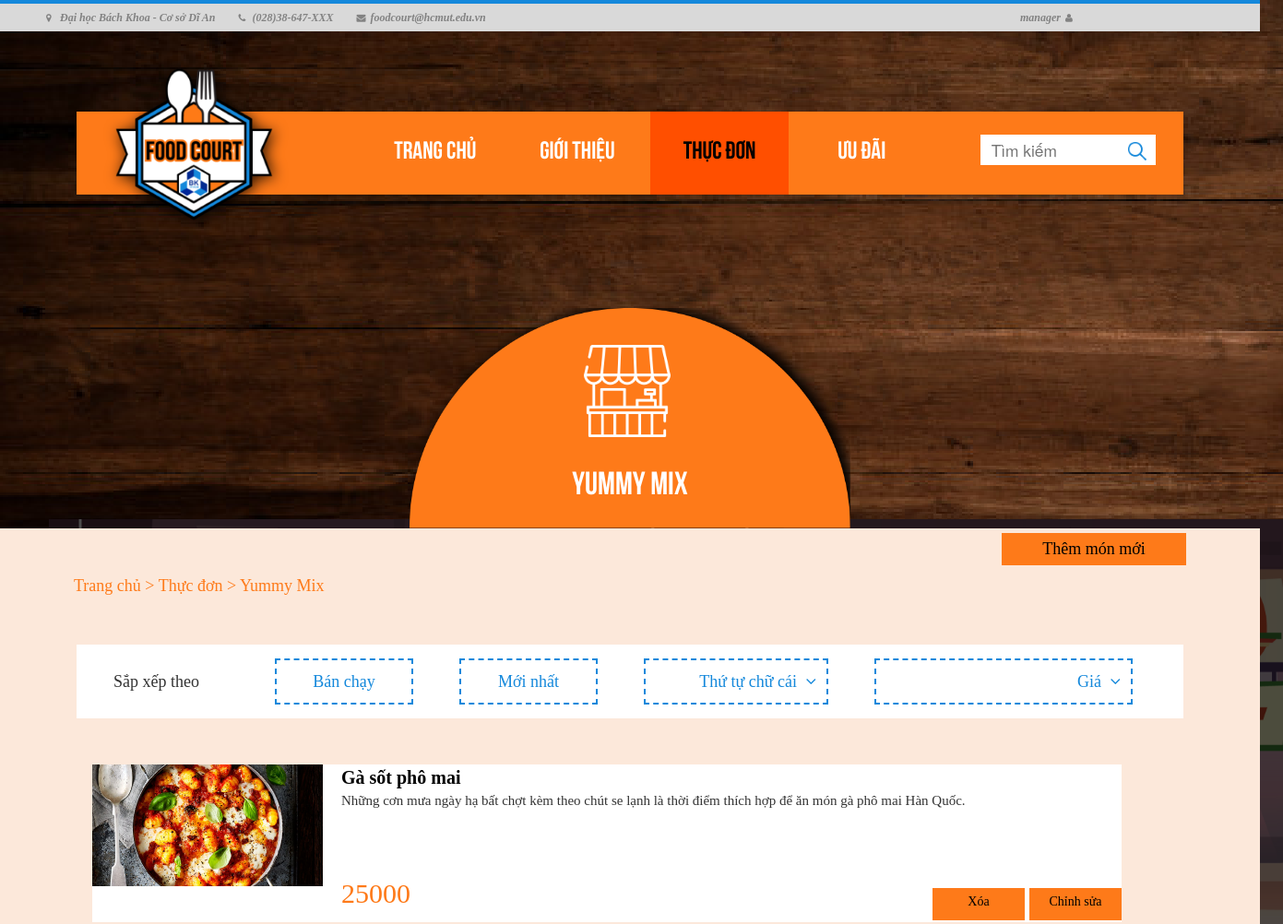
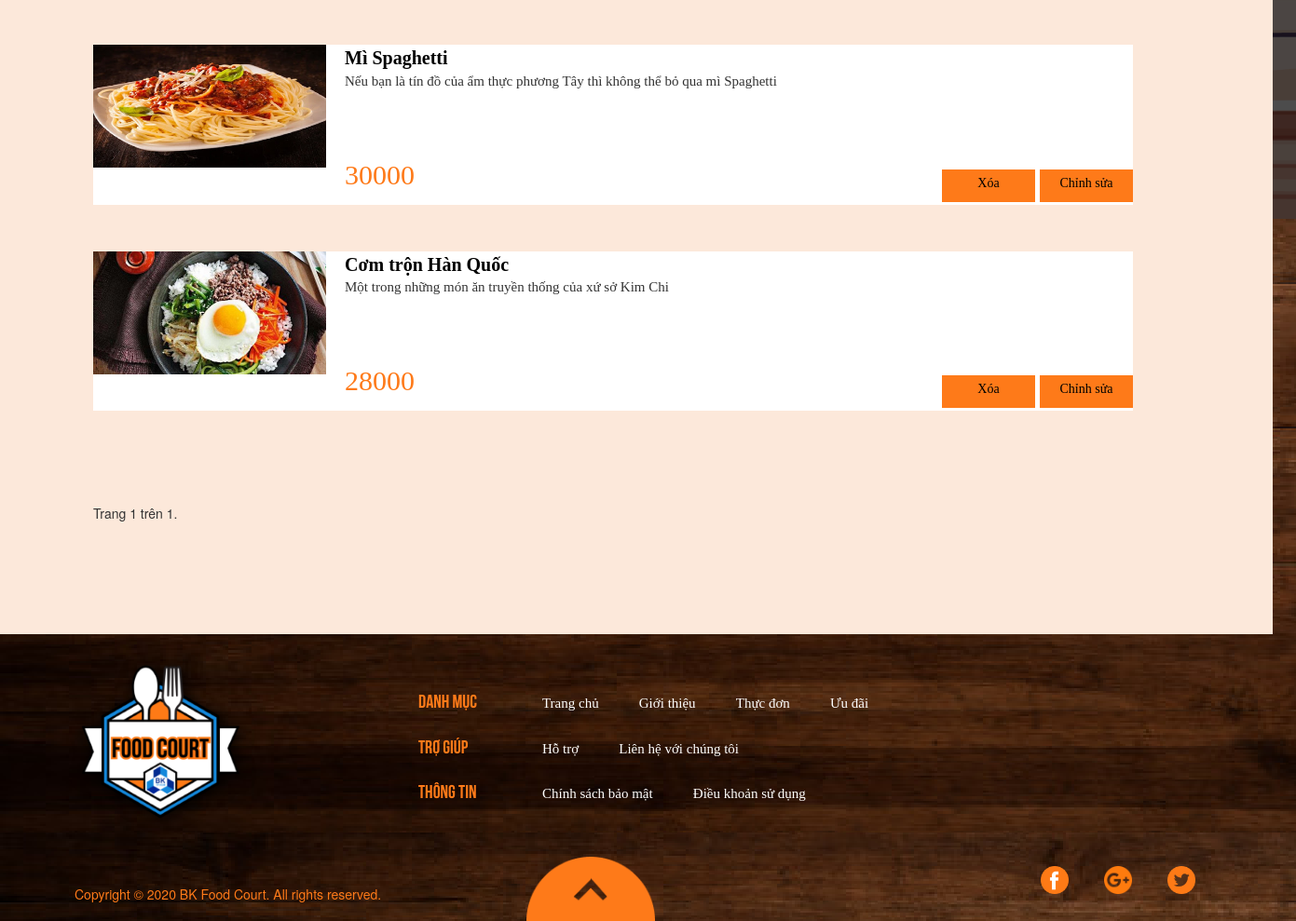
/stall-menu/1/ (signed in), run on the app's committed database (2 pictures, top to bottom).
### webapp/models.py (models this page shows, shortened)
class Menu(models.Model):
    stallname = models.CharField(max_length=500)
    owner = models.CharField(max_length=50, blank=True)
    contact_phone = models.CharField(max_length=20, blank=True)
    def get_absolute_url(self):
        return reverse("stall-menu",kwargs={"id":self.id})

class Item(models.Model):
    name = models.CharField(max_length=500)
    image = models.ImageField(default='default.png', upload_to='profile_pics')
    description = models.TextField(blank=True, max_length=300)
    price = models.DecimalField(max_digits=8, decimal_places=0)
    available = models.BooleanField(default=True)
    belongs_to_stall = models.ForeignKey(Menu, on_delete=models.CASCADE)
    def get_absolute_url(self):
        return reverse("item-info",kwargs={"id":self.id})

### webapp/views.py (the view)
# urls.py: path('stall-menu/<int:id>/', web_views.menustall, name='stall-menu'),
def menustall(request, id):
    stall = get_object_or_404(Menu, id=id)
    if request.user.is_authenticated:
        order, created = Order.objects.get_or_create(order_by=request.user, status="ONGOING")
    else:
        order = "none"
    items = Item.objects.filter(belongs_to_stall=stall)
    query_list = items
    query = request.GET.get('query')
    if query:
        query_list = query_list.filter(name__icontains=query)
    if len(query_list) == 0 or query == "":
        none = 'True'
    else:
        none = 'False'
    paginator = Paginator(query_list, 10)
    page_number = request.GET.get('page')
    page_obj = paginator.get_page(page_number)
    context = {
        'none' : none,
        'stall': stall,
        'order' : order,
        'page_obj': page_obj
    }
    return render(request, 'webapp/menustall.html', context)

### webapp/templates/webapp/menustall.html (shortened to what this page needs)
{% load static %}
<!DOCTYPE html>
<html>
    <head>
        <link rel="stylesheet" type="text/css" href="{% static 'webapp/styles/menustall.css' %}">
        <link rel="stylesheet" href="{% static 'webapp/styles/bootstrap.min.css' %}">
        <link rel="stylesheet" href="{% static 'webapp/styles/font-awesome.min.css' %}">
        <link rel="stylesheet" href="https://unpkg.com/purecss@2.0.3/build/pure-min.css">
        <link rel="stylesheet" href="https://maxcdn.bootstrapcdn.com/bootstrap/3.4.1/css/bootstrap.min.css">
    </head>
    <body>
	 <div class="contact-imfo-box">
		<div class="container">
			<p class="lead">
				<i class="fa fa-map-marker"></i>Đại học Bách Khoa - Cơ sở Dĩ An
			</p>
			<p class="lead">
				<i class="fa fa-phone"></i>(028)38-647-XXX
			</p>
			<p class="lead">
				<i class="fa fa-envelope"></i>foodcourt@hcmut.edu.vn
			</p>
			{% if user.is_authenticated %}
			<div class="row account">
				<a id="acc" href="#">
					<p class="lead" onclick="showAccOptions()">{{ user.username }}</p>
				</a>
				<i class="fa fa-user"></i>
			</div>
			{% else %}
            <div class="row account">
				<a href="{% url 'login-page' %}">
					<p>ĐĂNG KÝ/ĐĂNG NHẬP</p>
				</a>
			</div>
			{% endif %}
        </div>
    </div>
        <header>
                <ul>
                    <li><a href="{% url 'home-page' %}">Trang chủ</a></li>
                    <li><a href="{% url 'about' %}">Giới thiệu</a></li>
                    <li><a href="{% url 'main-menu' %}" class="active">Thực đơn</a></li>
                    <li><a href="{% url 'preference' %}">Ưu đãi</a></li>
                </ul>
                <div class="search">
                    <form method="GET" action="">
                        <input type="text" name="query" placeholder="  Tìm kiếm">
                        <button type='submit'><img src="{% static 'webapp/images/search.png' %}"></button>
                    </form>
                </div>
                <div class="logo_area">
                    <a href="{% url 'home-page' %}"><img src="{% static 'webapp/images/logo.png' %}" alt=""/></a>
                </div>
        </header>
        <div style="position: relative;">
            <div class="stall_icon">
                <img src="{% static 'webapp/images/stall-icon.png' %}" width="100px"/>
            </div>
            <div class="stall_name">
                <a href="{{ stall.get_absolute_url }}">{{ stall.stallname }}</a>
            </div>
        </div>
        <section class="back_area">
            <div class="text_heading">
                <a href="{% url 'home-page' %}">Trang chủ</a><a href="{% url 'main-menu' %}"> > Thực đơn</a> > <a href="{{ stall.get_absolute_url }}"> {{ stall.stallname }}</a>
                {% if user.is_authenticated %}
                {% for group in request.user.groups.all %}
                    {% if group.name == 'Manager' %}
                        <a role ="button" href="{%url 'create-item' stall.id%}" style="position: absolute;margin-left: 0px;right: 80px;top:5px;width: 200px;height: 35px;text-align: center;text-decoration: none;background: #FE7A19;padding-top: 5px; color:#000;font-family: SegoeUI_Semibold;" >
                            Thêm món mới
                        </a>
                    {% endif %}
                {% endfor %}
                {% endif %}
            </div>
            <div class="filter">
                <p id="sortby">Sắp xếp theo</p>
                <div class="row">
                    <button style="margin-left: 230px">Bán chạy</button>
                    <button>Mới nhất</button>
                    <button style="width: 200px; text-align: right">Thứ tự chữ cái
                        <i class="fa fa-angle-down"></i>
                    </button>
                    <button style="width: 280px; text-align: right;">Giá
                        <i class="fa fa-angle-down"></i>
                    </button>
                </div>
            </div>
            {% if none == 'True' %}
            <div style="text-align: center; margin: 80px">
                <h4> Không tìm thấy món ăn nào. Xin bạn vui lòng tìm kiếm với từ khóa khác </h4>
            </div>
            {% else %}
            {% for item in page_obj %}
            <div class="items">
                <div class="food-image"><img src="{{ item.image.url }}" style="width: 250px;height: 132px; text-align: center;"></div>
                <div class="infomation">
                    <a href="{{ item.get_absolute_url }}" class="food-name">{{ item.name }}</a>
                    <div class="description">{{ item.description }}</div>
                    <div class="row">
                        <div class="food-price">{{ item.price }} </div>
                        {% if user.is_authenticated %}
                        {% for group in request.user.groups.all %}
                            {% if group.name == 'Manager' %}
                                {% if stall == request.user.manager.own_stall %}
                                <a role ="button" href="{%url 'update-item' item.id%}" style="position: absolute;margin-left: 0px;right: 15px;top:5px;width: 100px;height: 35px;text-align: center;text-decoration: none;background: #FE7A19;padding-top: 5px; color:#000;font-family: SegoeUI_Semibold;" >
                                    Chỉnh sửa
                                </a>
                                <a role ="button" href="{%url 'delete-item' item.id%}" style="position: absolute;margin-left: 0px;right: 120px;top:5px;width: 100px;height: 35px;text-align: center;text-decoration: none;background: #FE7A19;padding-top: 5px; color:#000;font-family: SegoeUI_Semibold;" >
                                    Xóa
                                </a>
                                {% endif %}
							{% endif %}
                        {% endfor %}
						{% else %}
						<button class="alert-button"><i class="fa fa-shopping-cart"></i> Đặt hàng</button>
						{% endif %}
                    </div>
                </div>
            </div>
            {% endfor %}
            {% endif %}
            <div class="pagination" style="margin: 50px;">
                <span class="step-links">
                    <div class="current">
                        Trang {{ page_obj.number }} trên {{ page_obj.paginator.num_pages }}.
                    </div>
                    <br>
                </span>
            </div>
        </section>
	<div class="footer-above">
		<div class="row">
			<div class="footer-logo">
				<a href="{% url 'home-page' %}"><img src="{% static 'webapp/images/logo.png' %}" alt=""></a>
			</div>
			<div class="row footer-side">
				<div class="catalogue-title">
					<ul>
						<li>DANH MỤC</li>
						<li>TRỢ GIÚP</li>
						<li>THÔNG TIN</li>
					</ul>
				</div>
				<div>
					<ul>
						<li class="catalogue">
							<ul>
								<li><a href="{% url 'home-page' %}">Trang chủ</a></li>
								<li><a href="{% url 'about' %}">Giới thiệu</a></li>
								<li><a href="{% url 'main-menu' %}">Thực đơn</a></li>
								<li><a href="{% url 'preference' %}">Ưu đãi</a></li>
							</ul>
						</li>
						<li class="catalogue">
							<ul>
								<li><a href="#">Hỗ trợ</a></li>
								<li><a href="#">Liên hệ với chúng tôi</a></li>
							</ul>
						</li>
						<li class="catalogue">
							<ul>
								<li><a href="#">Chính sách bảo mật</a></li>
								<li><a href="#">Điều khoản sử dụng</a></li>
							</ul>
						</li>
					</ul>
				</div>
			</div>
		</div>
	</div>
	<div class="footer-bottom">
		<div class="row">
			<div class="col-xl-4 copyright">
				Copyright © 2020 BK Food Court. All rights reserved.
			</div>
			<div class="col-xl-5">
				<div class="up-button">
					<a href="#"><img id="up-button-image" src="{% static 'webapp/images/Subtraction 3.png' %}"></a>
				</div>
			</div>
			<div class="col-xl-3">
				<ul class="list-inline f-social">
					<li class="list-inline-item"><a href="#"><img src="{% static 'webapp/images/facebook (2).png' %}"></a></li>
					<li class="list-inline-item"><a href="#"><img src="{% static 'webapp/images/google-plus.png' %}"></a></li>
					<li class="list-inline-item"><a href="#"><img src="{% static 'webapp/images/twitter.png' %}"></a></li>
				</ul>
			</div>
		</div>
    </div>
    </body>
</html>

### webapp/static/webapp/styles/menustall.css (style rules this page uses)
.contact-imfo-box .container { display: flex; padding: 10px; margin-left: 15px; position: relative; }
.account { position: absolute; right: 0px; }
.contact-imfo-box { background: #D9D9D9; }
.contact-imfo-box i { display: block; float: left; width: 10px; height: 10px; line-height: 10px; text-align: left; color: #828282; font-size: 10px; -webkit-border-radius: 50%; -moz-border-radius: 50%; -ms-border-radius: 50%; border-radius: 50%; margin-right: 5px; margin-left: 5px; }
.contact-imfo-box p { margin: 0px 0px 0px 20px; color: #828282; text-align: left; line-height: 10px; font-weight: 600; font-size: 12px; font-family: "SegoeUI_Regular"; font-style: italic; }
.lead { font-size: 18px; line-height: 30px; color: #767676; margin: 0px; padding: 0; }
.acc-options ul li a { color: #000; }
.logo_area { position: absolute; width: 219px; height: 219px; left: 20px; top: -70px; }
html { width: 1366px; }
body { margin: 0; padding: 0; font-family: 'SegoeUI_Regular'; background: url('../images/background.png'); }
.stall_icon { position: absolute; top: 50px; left: 630px; }
.stall_name { position: relative; text-align: center; font-family: 'Bebas_Bold'; top: -60px; font-size: 35px; }
.stall_name a { text-decoration: none; color: #fff; display: block; }
header { position: relative; max-width: 1200px; margin: 0 auto; top: 87px; background: #FE7A19; box-shadow: 0 2px 5px rgba(0, 0, 0, .2); }
header ul { font-family: 'Bebas_Bold'; font-size: 20pt; list-style-type: none; text-align: center; }
header ul li { color: #fff; display: inline-table; width: 150px; height: 90px; line-height: 90px; }
header ul li a { color: #fff; text-decoration: none; display: block; }
header .active, header ul li a:hover { background: #ff4f00; color: #000; text-decoration: none; }
header .search { position: relative; float: right; top: -90px; }
header input[type=text] { border: none; font-size: 13pt; position: absolute; right: 70px; top: 15px; width: 150px; height: 33px; }
header .search button { float: right; border: none; background: #fff; right: 0px; top: 15px; position: absolute; margin-right: 30px; cursor: pointer; width: 40px; height: 33px; }
.back_area { top: 160px; position: relative; padding: 50px 50px; margin-top: -200px; margin-bottom: 160px; background: #FCE8DA; }
.text_heading { margin-left: 30px; font-size: 18px; font-family: 'SegoeUI_Semibold'; color: #FE7A19; }
.text_heading a { color: #FE7A19; text-decoration: none; }
.filter { position: relative; max-width: 1200px; height: 80px; margin: 0 auto; background: #fff; line-height: 80px; }
#sortby { margin-top: 50px; padding-left: 40px; font-size: 18px; font-family: 'SegoeUI_Semibold'; }
.filter button { border: 1.5pt dashed; border-color: #1488DB; margin-top: -75px; margin-left: 50px; background: #fff; text-align: center; width: 150px; height: 50px; line-height: 40px; cursor: pointer; font-size: 18px; color: #1488DB; font-family: 'SegoeUI_Regular'; }
.filter .fa { margin-left: 5px; margin-right: 5px; }
.items { margin: 50px 100px 50px 50px; display: flex; background-color: #FFFFFF; }
.food-image { text-align: center; }
.infomation { width: 100%; }
.description { height: 100px; font-size: 15px; padding-left: 20px; padding-right: 20px; font-family: 'SegoeUI_Semibold'; }
.food-name { font-size: 20px; font-weight: 800; padding-left: 20px; padding-right: 20px; color: #000; font-family: 'SegoeUI_Bold'; }
.food-price { margin-top: -10px; padding-bottom: 10px; padding-left: 35px; color: #FE7A19; font-size: 30px; font-family: 'SegoeUI_Bold'; }
.infomation .row, .up-button { position: relative; }
.pagination { display: inline-block; }
.footer-logo { padding: 10px 80px; }
.list-inline-item a img { width: 30px; left: 0%; bottom: 0%; margin-left: 20px; }
.row div ul, .catalogue-title ul li { list-style-type: none; padding: 10px 50px; font-family: "Bebas_Bold"; font-size: 20px; color: #FE7A19; }
.catalogue li { display: inline; padding: 20px; font-family: "SegoeUI_Regular"; font-size: 15px; color: #FFFFFF; }
.catalogue { margin-left: -150px; }
.catalogue li a { color: #FFFFFF; }
.footer-side { margin-top: 40px; }
.copyright { color: #FE7A19; position: relative; left: 80px; bottom: 0%; padding-top: 30px; }
#up-button-image { display: block; position: absolute; left: 100px; width: 25%; }

### data on the page
Menu: stallname "Yummy Mix"
Item: image (picture), name "Gà sốt phô mai", description "Những cơn mưa ngày hạ bất chợt kèm theo chút se lạnh là thời điểm thích hợp để ăn món gà phô mai Hàn Quốc.", price "25000"
Item: image (picture), name "Mì Spaghetti", description "Nếu bạn là tín đồ của ẩm thực phương Tây thì không thể bỏ qua mì Spaghetti", price "30000"
Item: image (picture), name "Cơm trộn Hàn Quốc", description "Một trong những món ăn truyền thống của xứ sở Kim Chi", price "28000"

### other printed values
{{ user.username }} "manager"
{{ page_obj.number }} "1"
{{ page_obj.paginator.num_pages }} "1"
